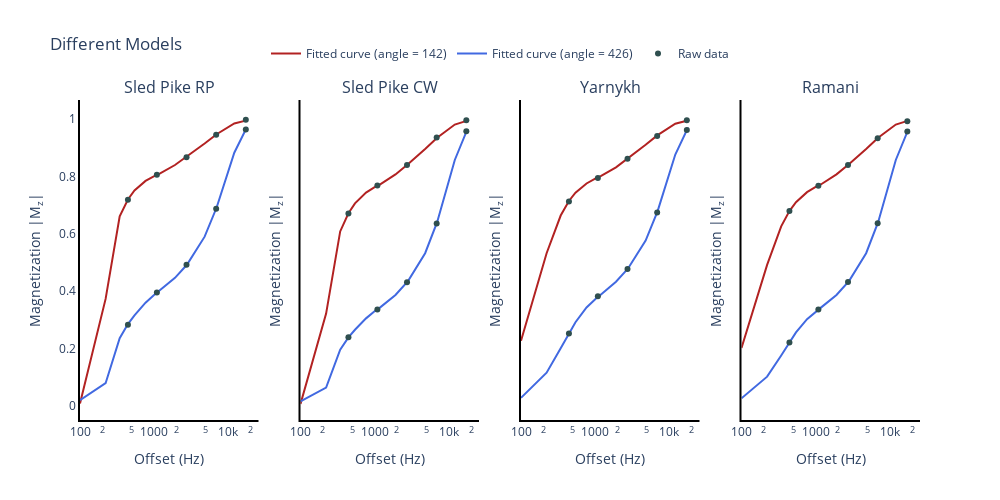

Here is the notebook cell this chart was saved with:
### Code cell
# PYTHON CODE
labelLeg = ["Fitted curve (angle = 142)", "Fitted curve (angle = 426)", "Raw data"]
fig = make_subplots(rows=1, cols=4, shared_yaxes=True,
                    subplot_titles=("Sled Pike RP", "Sled Pike CW", "Yarnykh", "Ramani"))

for i in [1,2,3,4]:
    if i == 1:
        showlegend=True
    else:
        showlegend=False
    
    fig.add_trace(
        go.Scatter(x=dataSim_model[:,0,0], y=dataSim_model[:,1,i-1],
                   mode='lines', line=dict(color="firebrick"), name=labelLeg[0], showlegend=showlegend),
        row=1, col=i
    )
    
    fig.update_xaxes(title_text="Offset (Hz)", type="log", row=1, col=i, showline=True, linewidth=2, linecolor='black')
    fig.update_yaxes(title_text="Magnetization |M<sub>z</sub>|", row=1, col=i, showline=True, linewidth=2, linecolor='black')
    
    fig.add_trace(
        go.Scatter(x=dataSim_model[:,0,0], y=dataSim_model[:,2,i-1],
                   mode='lines', line=dict(color="royalblue"), name=labelLeg[1], showlegend=showlegend),
        row=1, col=i
    )
    
    fig.add_trace(
        go.Scatter(x=dataRaw_model[:,0,0], y=dataRaw_model[:,1,i-1],
                   mode='markers', line=dict(color="darkslategray"), name=labelLeg[2], showlegend=showlegend),
        row=1, col=i
    )

fig.update_layout(height=500, width=1000, title_text="Different Models", plot_bgcolor='rgba(0,0,0,0)')
fig.update_layout(legend=dict(orientation="h", yanchor="bottom", y=1.1, xanchor="center", x=0.5))
fig.show()

### Figure 1 — Plotly figure (JSON) as saved in the notebook; plotly's stock layout.template omitted (floating-point values rounded to 4 significant figures)
{"data": [{"line": {"color": "firebrick"}, "mode": "lines", "name": "Fitted curve (angle = 142)", "showlegend": true, "type": "scatter", "x": [100, 221.5, 343, 443, 543, 765.5, 988, 1088, 1188, 1910, 2632, 2732, 2832, 4797, 6762, 6862, 6962, 12050.0, 17135, 17235, 17335, 18235], "xaxis": "x", "y": [0.008813, 0.3734, 0.6611, 0.72, 0.7513, 0.7849, 0.8009, 0.8059, 0.8102, 0.8402, 0.8655, 0.8684, 0.8713, 0.9154, 0.9451, 0.9464, 0.9476, 0.9851, 0.9958, 0.9959, 0.996, 0.9968], "yaxis": "y"}, {"line": {"color": "royalblue"}, "mode": "lines", "name": "Fitted curve (angle = 426)", "showlegend": true, "type": "scatter", "x": [100, 221.5, 343, 443, 543, 765.5, 988, 1088, 1188, 1910, 2632, 2732, 2832, 4797, 6762, 6862, 6962, 12050.0, 17135, 17235, 17335, 18235], "xaxis": "x", "y": [0.02072, 0.07952, 0.2364, 0.2857, 0.316, 0.3602, 0.3862, 0.3947, 0.4019, 0.4468, 0.4863, 0.4914, 0.4964, 0.5905, 0.6828, 0.6875, 0.6921, 0.8832, 0.9638, 0.9647, 0.9655, 0.9718], "yaxis": "y"}, {"line": {"color": "darkslategray"}, "mode": "markers", "name": "Raw data", "showlegend": true, "type": "scatter", "x": [443, 443, 1088, 1088, 2732, 2732, 6862, 6862, 17235, 17235], "xaxis": "x", "y": [0.7193, 0.2836, 0.806, 0.3957, 0.8672, 0.4924, 0.9461, 0.688, 0.9981, 0.9637], "yaxis": "y"}, {"line": {"color": "firebrick"}, "mode": "lines", "name": "Fitted curve (angle = 142)", "showlegend": false, "type": "scatter", "x": [100, 221.5, 343, 443, 543, 765.5, 988, 1088, 1188, 1910, 2632, 2732, 2832, 4797, 6762, 6862, 6962, 12050.0, 17135, 17235, 17335, 18235], "xaxis": "x2", "y": [0.00704, 0.3221, 0.6086, 0.6721, 0.7067, 0.7442, 0.7623, 0.768, 0.7729, 0.8075, 0.837, 0.8405, 0.8439, 0.8964, 0.9323, 0.9338, 0.9352, 0.9814, 0.9948, 0.9949, 0.995, 0.996], "yaxis": "y2"}, {"line": {"color": "royalblue"}, "mode": "lines", "name": "Fitted curve (angle = 426)", "showlegend": false, "type": "scatter", "x": [100, 221.5, 343, 443, 543, 765.5, 988, 1088, 1188, 1910, 2632, 2732, 2832, 4797, 6762, 6862, 6962, 12050.0, 17135, 17235, 17335, 18235], "xaxis": "x2", "y": [0.01658, 0.06423, 0.1962, 0.2391, 0.2659, 0.3056, 0.3294, 0.3372, 0.344, 0.3871, 0.4263, 0.4314, 0.4364, 0.5327, 0.6309, 0.636, 0.641, 0.8579, 0.9552, 0.9562, 0.9572, 0.965], "yaxis": "y2"}, {"line": {"color": "darkslategray"}, "mode": "markers", "name": "Raw data", "showlegend": false, "type": "scatter", "x": [443, 443, 1088, 1088, 2732, 2732, 6862, 6862, 17235, 17235], "xaxis": "x2", "y": [0.6713, 0.2395, 0.7692, 0.3367, 0.8407, 0.4315, 0.9362, 0.6367, 0.9967, 0.9583], "yaxis": "y2"}, {"line": {"color": "firebrick"}, "mode": "lines", "name": "Fitted curve (angle = 142)", "showlegend": false, "type": "scatter", "x": [100, 221.5, 343, 443, 543, 765.5, 988, 1088, 1188, 1910, 2632, 2732, 2832, 4797, 6762, 6862, 6962, 12050.0, 17135, 17235, 17335, 18235], "xaxis": "x3", "y": [0.2277, 0.5328, 0.6641, 0.7148, 0.7436, 0.7759, 0.7918, 0.7969, 0.8012, 0.8322, 0.8584, 0.8615, 0.8645, 0.9107, 0.9419, 0.9432, 0.9445, 0.9841, 0.9956, 0.9957, 0.9958, 0.9966], "yaxis": "y3"}, {"line": {"color": "royalblue"}, "mode": "lines", "name": "Fitted curve (angle = 426)", "showlegend": false, "type": "scatter", "x": [100, 221.5, 343, 443, 543, 765.5, 988, 1088, 1188, 1910, 2632, 2732, 2832, 4797, 6762, 6862, 6962, 12050.0, 17135, 17235, 17335, 18235], "xaxis": "x3", "y": [0.02853, 0.1162, 0.2015, 0.254, 0.2921, 0.3437, 0.3719, 0.3808, 0.3883, 0.4335, 0.4728, 0.4779, 0.4829, 0.577, 0.6704, 0.6751, 0.6798, 0.8769, 0.9617, 0.9625, 0.9634, 0.9701], "yaxis": "y3"}, {"line": {"color": "darkslategray"}, "mode": "markers", "name": "Raw data", "showlegend": false, "type": "scatter", "x": [443, 443, 1088, 1088, 2732, 2732, 6862, 6862, 17235, 17235], "xaxis": "x3", "y": [0.713, 0.253, 0.795, 0.3824, 0.8619, 0.4781, 0.941, 0.6748, 0.996, 0.9621], "yaxis": "y3"}, {"line": {"color": "firebrick"}, "mode": "lines", "name": "Fitted curve (angle = 142)", "showlegend": false, "type": "scatter", "x": [100, 221.5, 343, 443, 543, 765.5, 988, 1088, 1188, 1910, 2632, 2732, 2832, 4797, 6762, 6862, 6962, 12050.0, 17135, 17235, 17335, 18235], "xaxis": "x4", "y": [0.2023, 0.4921, 0.6263, 0.6798, 0.7106, 0.7456, 0.7629, 0.7685, 0.7733, 0.8077, 0.837, 0.8405, 0.8439, 0.8964, 0.9323, 0.9338, 0.9353, 0.9814, 0.9948, 0.9949, 0.995, 0.996], "yaxis": "y4"}, {"line": {"color": "royalblue"}, "mode": "lines", "name": "Fitted curve (angle = 426)", "showlegend": false, "type": "scatter", "x": [100, 221.5, 343, 443, 543, 765.5, 988, 1088, 1188, 1910, 2632, 2732, 2832, 4797, 6762, 6862, 6962, 12050.0, 17135, 17235, 17335, 18235], "xaxis": "x4", "y": [0.02689, 0.1024, 0.1764, 0.2226, 0.2565, 0.303, 0.3287, 0.337, 0.3439, 0.3874, 0.4265, 0.4316, 0.4366, 0.5328, 0.631, 0.636, 0.641, 0.8579, 0.9552, 0.9562, 0.9572, 0.965], "yaxis": "y4"}, {"line": {"color": "darkslategray"}, "mode": "markers", "name": "Raw data", "showlegend": false, "type": "scatter", "x": [443, 443, 1088, 1088, 2732, 2732, 6862, 6862, 17235, 17235], "xaxis": "x4", "y": [0.6795, 0.2211, 0.7682, 0.3367, 0.84, 0.432, 0.9332, 0.6376, 0.9933, 0.9572], "yaxis": "y4"}], "layout": {"annotations": [{"font": {"size": 16}, "showarrow": false, "text": "Sled Pike RP", "x": 0.1062, "xanchor": "center", "xref": "paper", "y": 1, "yanchor": "bottom", "yref": "paper"}, {"font": {"size": 16}, "showarrow": false, "text": "Sled Pike CW", "x": 0.3688, "xanchor": "center", "xref": "paper", "y": 1, "yanchor": "bottom", "yref": "paper"}, {"font": {"size": 16}, "showarrow": false, "text": "Yarnykh", "x": 0.6313, "xanchor": "center", "xref": "paper", "y": 1, "yanchor": "bottom", "yref": "paper"}, {"font": {"size": 16}, "showarrow": false, "text": "Ramani", "x": 0.8938, "xanchor": "center", "xref": "paper", "y": 1, "yanchor": "bottom", "yref": "paper"}], "height": 500, "legend": {"orientation": "h", "x": 0.5, "xanchor": "center", "y": 1.1, "yanchor": "bottom"}, "plot_bgcolor": "rgba(0,0,0,0)", "title": {"text": "Different Models"}, "width": 1000, "xaxis": {"anchor": "y", "domain": [0, 0.2125], "linecolor": "black", "linewidth": 2, "showline": true, "title": {"text": "Offset (Hz)"}, "type": "log"}, "xaxis2": {"anchor": "y2", "domain": [0.2625, 0.475], "linecolor": "black", "linewidth": 2, "showline": true, "title": {"text": "Offset (Hz)"}, "type": "log"}, "xaxis3": {"anchor": "y3", "domain": [0.525, 0.7375], "linecolor": "black", "linewidth": 2, "showline": true, "title": {"text": "Offset (Hz)"}, "type": "log"}, "xaxis4": {"anchor": "y4", "domain": [0.7875, 1], "linecolor": "black", "linewidth": 2, "showline": true, "title": {"text": "Offset (Hz)"}, "type": "log"}, "yaxis": {"anchor": "x", "domain": [0, 1], "linecolor": "black", "linewidth": 2, "showline": true, "title": {"text": "Magnetization |M<sub>z</sub>|"}}, "yaxis2": {"anchor": "x2", "domain": [0, 1], "linecolor": "black", "linewidth": 2, "matches": "y", "showline": true, "showticklabels": false, "title": {"text": "Magnetization |M<sub>z</sub>|"}}, "yaxis3": {"anchor": "x3", "domain": [0, 1], "linecolor": "black", "linewidth": 2, "matches": "y", "showline": true, "showticklabels": false, "title": {"text": "Magnetization |M<sub>z</sub>|"}}, "yaxis4": {"anchor": "x4", "domain": [0, 1], "linecolor": "black", "linewidth": 2, "matches": "y", "showline": true, "showticklabels": false, "title": {"text": "Magnetization |M<sub>z</sub>|"}}}}
